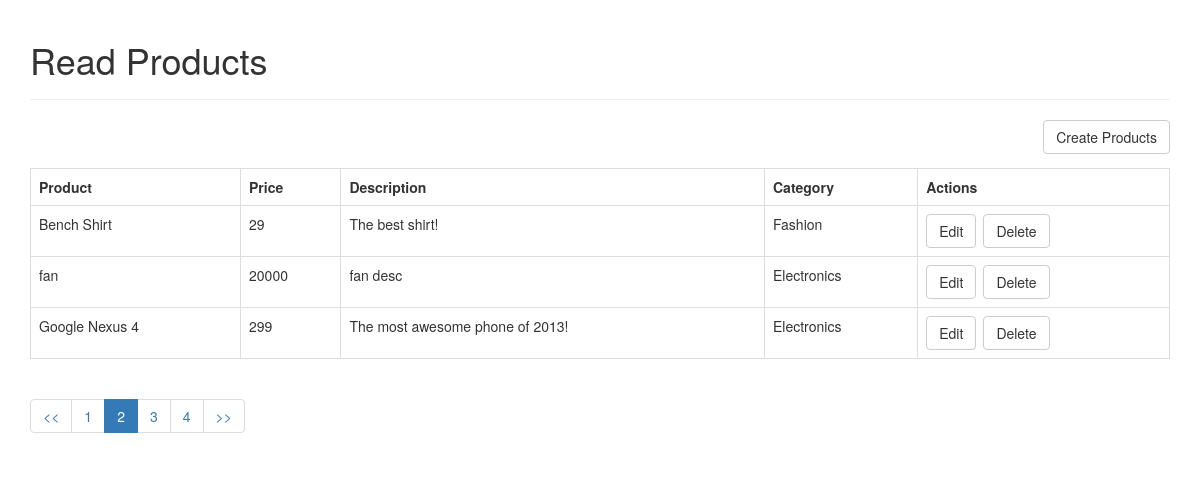
The app's page /index.php?page=2 with its own data.
### tables this page shows
CREATE TABLE `products` (
  `id` int(11) NOT NULL AUTO_INCREMENT,
  `name` varchar(32) NOT NULL,
  `description` text NOT NULL,
  `price` int(11) NOT NULL,
  `category_id` int(11) NOT NULL,
  `created` datetime NOT NULL,
  `modified` timestamp NOT NULL DEFAULT CURRENT_TIMESTAMP,
  PRIMARY KEY (`id`)
);

CREATE TABLE `categories` (
  `id` int(11) NOT NULL AUTO_INCREMENT,
  `name` varchar(256) NOT NULL,
  `created` datetime NOT NULL,
  `modified` timestamp NOT NULL DEFAULT CURRENT_TIMESTAMP,
  PRIMARY KEY (`id`)
);

### objects/Product.php (called while the page is built, shortened)
<?php
class Product
{
    private $conn;
    private $table_name = "products";
    public function __construct($db)
    {
        $this->conn = $db;
    }
    function readAll($page,$from_record_num,$records_per_page)
    {
        $query = "SELECT id,name,description,price,category_id FROM
                 " . $this->table_name ." ORDER BY name ASC
                LIMIT {$from_record_num},{$records_per_page}";
        $stmt = $this->conn->prepare($query);
        $stmt->execute();
        return $stmt;
    }
}

### objects/Category.php (called while the page is built, shortened)
<?php
class Category
{
    private $conn;
    private $table_name = "categories";
    public function __construct($db)
    {
        $this->conn = $db;
    }
    function readname()
    {
        $query = "SELECT name FROM ". $this->table_name . " WHERE id=? limit 0,1";
        $stmt = $this->conn->prepare($query);
        $stmt->bindParam(1,$this->id);
        $stmt->execute();
        $row = $stmt->fetch(PDO::FETCH_ASSOC);
        $this->name = $row['name'];
    }
}

### index.php (the view, shortened to what this page needs)
<?php
    include_once "header.php";
?>
<div class="right-button-margin">
    <a href="create_product.php" class="btn btn-default pull-right">Create Products</a>
</div>
<?php
    $page = isset($_GET['page']) ? $_GET['page'] : 1;
    $records_per_page = 3;
    $from_record_num = ($records_per_page * $page) - $records_per_page;
?>
<?php
    include_once 'objects/Product.php';
    include_once 'objects/Category.php';
    $database = new Database();
    $db = $database->getConnection();
    $product = new Product($db);
    $stmt = $product->readAll($page,$from_record_num,$records_per_page);
    $num = $stmt->rowCount();
    if($num > 0)
    {
        $category = new Category($db);
        echo "<table class='table table-hover table-responsive table-bordered'>";
            echo "<tr>";
                echo "<th>Product</th>";
                echo "<th>Price</th>";
                echo "<th>Description</th>";
                echo "<th>Category</th>";
                echo "<th>Actions</th>";
            echo "</tr>";
            while($row = $stmt->fetch(PDO::FETCH_ASSOC))
            {
                extract($row);
                echo "<tr>";
                    echo "<td>{$name}</td>";
                    echo "<td>{$price}</td>";
                    echo "<td>{$description}</td>";
                    echo "<td>";
                        $category->id = $category_id;
                        $category->readname();
                        echo $category->name;
                    echo "</td>";
                    echo "<td>";
                        echo "<a href='update_product.php?id={$id}' class='btn btn-default left-margin'>Edit</a>";
                        echo "<a delete-id='{$id}' class='btn btn-default delete-object'>Delete</a>";
                    echo "</td>";
                echo "</tr>";
            }
        echo "</table>";
    }
    else
    {
        echo "<div>No products found.</div>";
    }
?>
<?php
    include_once 'paging_product.php';
?>
<?php
    include_once 'footer.php';
?>

### header.php (style rules this page uses)
.left-margin { margin: 0 .5em 0 0; }
.right-button-margin { margin: 0 0 1em 0; overflow: hidden; }

### records on screen
products: name "Bench Shirt", price "29", description "The best shirt!", category.name "Fashion"
products: name "fan", price "20000", description "fan desc", category.name "Electronics"
products: name "Google Nexus 4", price "299", description "The most awesome phone of 2013!", category.name "Electronics"

### other values on screen
$page_title "Read Products"
